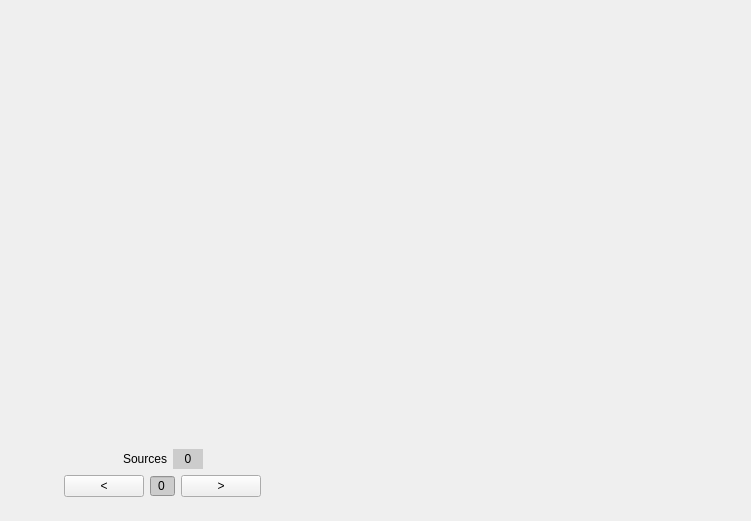
<?xml version="1.0" encoding="UTF-8"?>
<ui version="4.0">
 <class>manual_panel</class>
 <widget class="QWidget" name="manual_panel">
  <property name="geometry">
   <rect>
    <x>0</x>
    <y>0</y>
    <width>751</width>
    <height>521</height>
   </rect>
  </property>
  <property name="windowTitle">
   <string>Form</string>
  </property>
  <layout class="QHBoxLayout" name="horizontalLayout_2">
   <property name="leftMargin">
    <number>0</number>
   </property>
   <property name="topMargin">
    <number>0</number>
   </property>
   <property name="rightMargin">
    <number>0</number>
   </property>
   <property name="bottomMargin">
    <number>0</number>
   </property>
   <item>
    <layout class="QVBoxLayout" name="verticalLayout">
     <property name="rightMargin">
      <number>0</number>
     </property>
     <item>
      <layout class="QHBoxLayout" name="horizontalLayout_3">
       <property name="topMargin">
        <number>20</number>
       </property>
       <item>
        <spacer name="horizontalSpacer_3">
         <property name="orientation">
          <enum>Qt::Horizontal</enum>
         </property>
         <property name="sizeHint" stdset="0">
          <size>
           <width>40</width>
           <height>20</height>
          </size>
         </property>
        </spacer>
       </item>
       <item>
        <widget class="WarpControlWidget" name="warp_controls" native="true">
         <property name="minimumSize">
          <size>
           <width>200</width>
           <height>400</height>
          </size>
         </property>
         <property name="maximumSize">
          <size>
           <width>250</width>
           <height>580</height>
          </size>
         </property>
        </widget>
       </item>
       <item>
        <spacer name="horizontalSpacer_4">
         <property name="orientation">
          <enum>Qt::Horizontal</enum>
         </property>
         <property name="sizeHint" stdset="0">
          <size>
           <width>40</width>
           <height>20</height>
          </size>
         </property>
        </spacer>
       </item>
      </layout>
     </item>
     <item>
      <spacer name="verticalSpacer_2">
       <property name="orientation">
        <enum>Qt::Vertical</enum>
       </property>
       <property name="sizeHint" stdset="0">
        <size>
         <width>20</width>
         <height>40</height>
        </size>
       </property>
      </spacer>
     </item>
     <item>
      <layout class="QHBoxLayout" name="horizontalLayout">
       <property name="topMargin">
        <number>0</number>
       </property>
       <item>
        <spacer name="horizontalSpacer">
         <property name="orientation">
          <enum>Qt::Horizontal</enum>
         </property>
         <property name="sizeHint" stdset="0">
          <size>
           <width>40</width>
           <height>20</height>
          </size>
         </property>
        </spacer>
       </item>
       <item>
        <widget class="QLabel" name="label_Sources">
         <property name="maximumSize">
          <size>
           <width>16777215</width>
           <height>20</height>
          </size>
         </property>
         <property name="text">
          <string>Sources</string>
         </property>
        </widget>
       </item>
       <item>
        <widget class="QLabel" name="label_nsources">
         <property name="minimumSize">
          <size>
           <width>30</width>
           <height>0</height>
          </size>
         </property>
         <property name="maximumSize">
          <size>
           <width>30</width>
           <height>20</height>
          </size>
         </property>
         <property name="styleSheet">
          <string notr="true">background-color: #cccccc;</string>
         </property>
         <property name="text">
          <string>0</string>
         </property>
         <property name="alignment">
          <set>Qt::AlignCenter</set>
         </property>
        </widget>
       </item>
       <item>
        <spacer name="horizontalSpacer_2">
         <property name="orientation">
          <enum>Qt::Horizontal</enum>
         </property>
         <property name="sizeHint" stdset="0">
          <size>
           <width>40</width>
           <height>20</height>
          </size>
         </property>
        </spacer>
       </item>
      </layout>
     </item>
     <item>
      <layout class="QHBoxLayout" name="horizontalLayout_5">
       <property name="topMargin">
        <number>0</number>
       </property>
       <item>
        <spacer name="horizontalSpacer_7">
         <property name="orientation">
          <enum>Qt::Horizontal</enum>
         </property>
         <property name="sizeHint" stdset="0">
          <size>
           <width>40</width>
           <height>20</height>
          </size>
         </property>
        </spacer>
       </item>
       <item>
        <widget class="QPushButton" name="button_previous_curve">
         <property name="text">
          <string>&lt;</string>
         </property>
        </widget>
       </item>
       <item>
        <widget class="QSpinBox" name="spin_current_curve">
         <property name="maximumSize">
          <size>
           <width>30</width>
           <height>16777215</height>
          </size>
         </property>
         <property name="focusPolicy">
          <enum>Qt::ClickFocus</enum>
         </property>
         <property name="styleSheet">
          <string notr="true">background-color: #cccccc;</string>
         </property>
         <property name="alignment">
          <set>Qt::AlignCenter</set>
         </property>
         <property name="buttonSymbols">
          <enum>QAbstractSpinBox::NoButtons</enum>
         </property>
        </widget>
       </item>
       <item>
        <widget class="QPushButton" name="button_next_curve">
         <property name="text">
          <string>&gt;</string>
         </property>
        </widget>
       </item>
       <item>
        <spacer name="horizontalSpacer_8">
         <property name="orientation">
          <enum>Qt::Horizontal</enum>
         </property>
         <property name="sizeHint" stdset="0">
          <size>
           <width>40</width>
           <height>20</height>
          </size>
         </property>
        </spacer>
       </item>
      </layout>
     </item>
     <item>
      <spacer name="verticalSpacer">
       <property name="orientation">
        <enum>Qt::Vertical</enum>
       </property>
       <property name="sizeHint" stdset="0">
        <size>
         <width>20</width>
         <height>40</height>
        </size>
       </property>
      </spacer>
     </item>
    </layout>
   </item>
   <item>
    <layout class="QVBoxLayout" name="verticalLayout_3">
     <property name="leftMargin">
      <number>20</number>
     </property>
     <item>
      <widget class="FigureManual" name="figure" native="true">
       <property name="minimumSize">
        <size>
         <width>400</width>
         <height>250</height>
        </size>
       </property>
       <property name="maximumSize">
        <size>
         <width>800</width>
         <height>500</height>
        </size>
       </property>
       <property name="styleSheet">
        <string notr="true"/>
       </property>
      </widget>
     </item>
    </layout>
   </item>
  </layout>
 </widget>
 <customwidgets>
  <customwidget>
   <class>WarpControlWidget</class>
   <extends>QWidget</extends>
   <header>widgets</header>
   <container>1</container>
  </customwidget>
  <customwidget>
   <class>FigureManual</class>
   <extends>QWidget</extends>
   <header>figures</header>
   <container>1</container>
  </customwidget>
 </customwidgets>
 <tabstops>
  <tabstop>button_next_curve</tabstop>
  <tabstop>button_previous_curve</tabstop>
  <tabstop>spin_current_curve</tabstop>
 </tabstops>
 <resources/>
 <connections/>
</ui>
